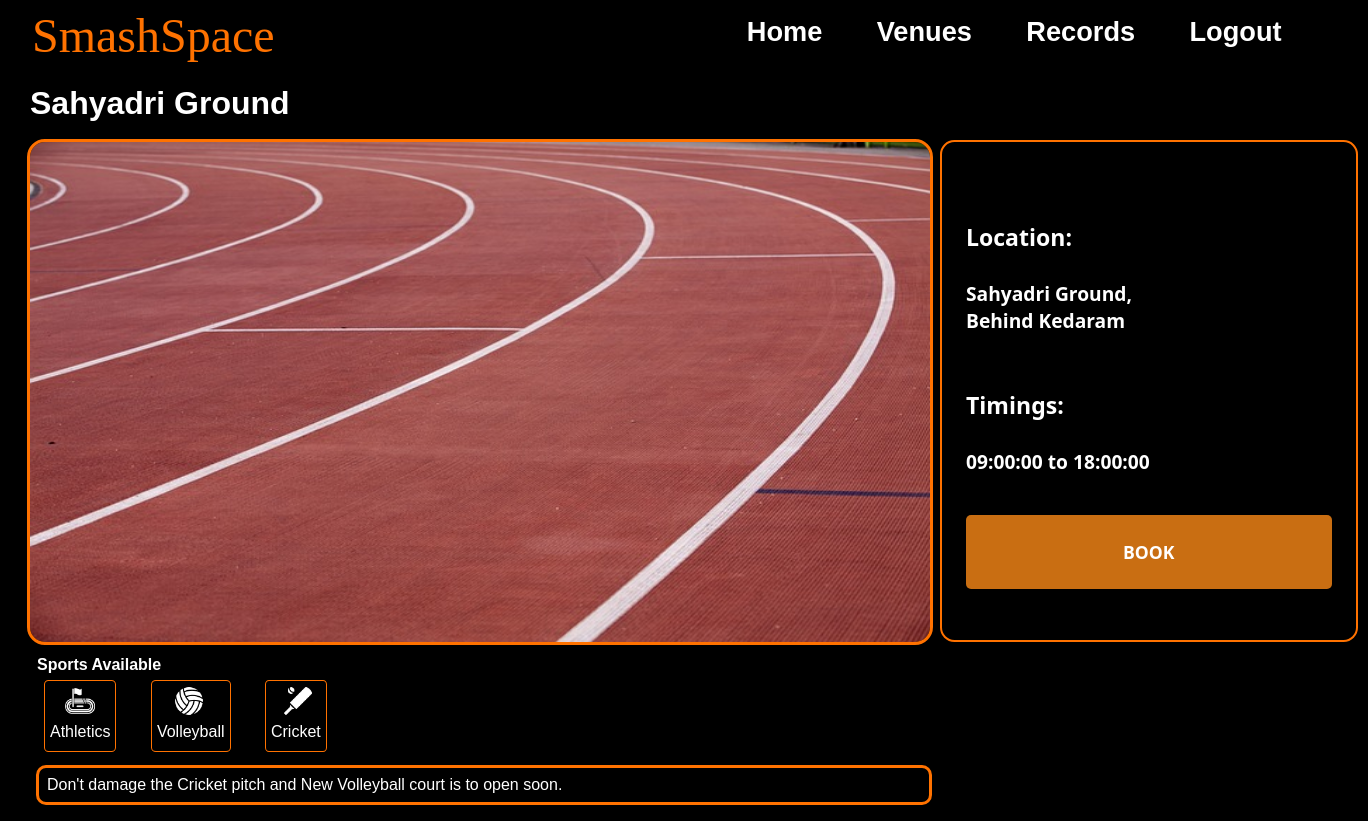
Page /venues/Sahyadri Ground (signed in) on the committed database.
### models.py (models this page shows, shortened)
class Venue(db.Model):
    VenueID = db.Column(db.Integer, primary_key=True, autoincrement = True)
    VenueName = db.Column(db.String(100), nullable=False)
    VenueAddress = db.Column(db.String(500), nullable=False)
    VenueImageURL = db.Column(db.String(200))
    FirstSlot = db.Column(db.Time, nullable = False)
    LastSlot = db.Column(db.Time, nullable = False)
    Sports = db.relationship('Sport', secondary='venue_sport', backref= db.backref('venues', lazy='dynamic'))
    VenueBlog = db.Column(db.String(2000))

class Sport(db.Model):
    SportID = db.Column(db.Integer, primary_key=True, autoincrement=True)
    SportName = db.Column(db.String(100), nullable=False, unique=True)
    SportImageURL= db.Column(db.String(200))

### app.py (the view)
@app.route("/venues/<venuename>", methods=['GET', 'POST'])
def booking_page(venuename):
    venue = Venue.query.filter_by(VenueName=venuename).first()
    if request.method == "POST":
        if current_user.is_authenticated:
            return redirect(url_for("book_venue",venuename=venuename))
        else:
            flash("You have not Logged In","error")
            return redirect(url_for("userlogin"))
    return render_template("Booking_page.html", venue=venue ,messages=get_flashed_messages(), avail_sports=venue.Sports)

### app.py (called while the page is built)
@login_manager.user_loader
def load_user(user_id):
    return User.query.get(int(user_id))

### templates/Booking_page.html (shortened to what this page needs)
{% extends 'Base.html' %}
{% block css %}
<link rel="stylesheet" href="/static/css/booking_page.css">
{% endblock %}
{% block content %}
<div style="width:fit-content;">
    <div style="display: flex; width:97vw; justify-content: space-between;">
        <div>
            <h1 class="venue">{{ venue.VenueName }}</h1>
            <img class = "venicon" src="{{ venue.VenueImageURL }}">
        </div>
        <div  id= "buxa" style="margin-top: 65px;margin-right: 210px;">
            <p class="location"><span style="font-weight: 600; font-size: larger;"> Location: </span><br><br>  {{ venue.VenueAddress }}</p>
            <p class="timings"><span style="font-weight: 600;font-size: larger;"> Timings: </span><br><br>  {{ venue.FirstSlot }} to {{ venue.LastSlot }}</p>
            <form action="/venues/{{venue.VenueName}}" method="post">
                <input class="button" type="submit" value="BOOK">
            </form>
        </div>
    </div>
    <h4 style="margin-left: 17px;">Sports Available</h4>
    {% for i in avail_sports %}
    <div class="sportcontainer">
       <img class = "icon" src="{{ i.SportImageURL }}">
       <p class="eachsport" style="padding-bottom: 5px;">{{ i.SportName }}</p>
    </div>
    {% endfor %}
    <div class="blog">
        <p>{{ venue.VenueBlog }}</p>
    </div>
</div>
{% endblock %}

### static/css/base.css (style rules this page uses)
* { margin: 0; padding: 0; text-decoration: none; box-sizing: border-box; transition: all 0.5s; }
body { background-color: black; max-width: 1000px; margin: 0 auto; }

### static/css/booking_page.css (style rules this page uses)
body { font-family: Arial; background-color: black; margin: 0; padding-top: 75px; margin-left: 20px; overflow-x: hidden; color: white; }
.button { display: inline-block; padding: 25px 157px; margin-top: 40px; background-color: #c96e12; color: #fff; border: none; border-radius: 5px; text-align: center; text-decoration: none; transition: background-color 0.2s ease; font-size: 1.1em; font-weight: bold; font-family: 'Segoe UI', Tahoma, Geneva, Verdana, sans-serif; }
.icon { width: 30px; height: 30px; display: block; align-items: center; margin-left: 25%; }
.venicon { width: 900px; height: 500px; margin: 10px; outline: 3px solid #ff7200; border-radius: 15px; }
.eachsport { display: inline-block; align-items: top; margin-top: 7px; }
.venue { margin: 10px; }
.location,.timings,.book-button { margin-left: 0; margin-right: 150px; font-size: larger; }
.sportcontainer { display: inline-block; padding: 5px; background-color: #000; height: 70px; outline: 1px solid #ff7200; margin: 7px; border-radius: 5%; color: #fff; margin-left: 25px; }
.location,.timings { margin-top: 55px; }
.blog { margin-left: 19px; margin-top: 10px; outline: 3px solid #ff7200; border-radius:7px; padding: 8px; height:auto; width: 890px; margin-bottom: 30px; }
#buxa { color: #fff; padding: 1.5em; border-radius: 0.9em; background-color: #000; width: auto; font-family:'Segoe UI', Tahoma, Geneva, Verdana, sans-serif; font-weight: bold; border: 2px solid #ff7200; height: 502px; }

### rows in the picture
Venue: VenueName "Sahyadri Ground", VenueImageURL (picture), VenueAddress "Sahyadri Ground, Behind Kedaram", FirstSlot "09:00:00", LastSlot "18:00:00", VenueBlog "Don't damage the Cricket pitch and New Volleyball court is to open soon."
Sport: SportImageURL (picture), SportName "Athletics"
Sport: SportImageURL (picture), SportName "Volleyball"
Sport: SportImageURL (picture), SportName "Cricket"
